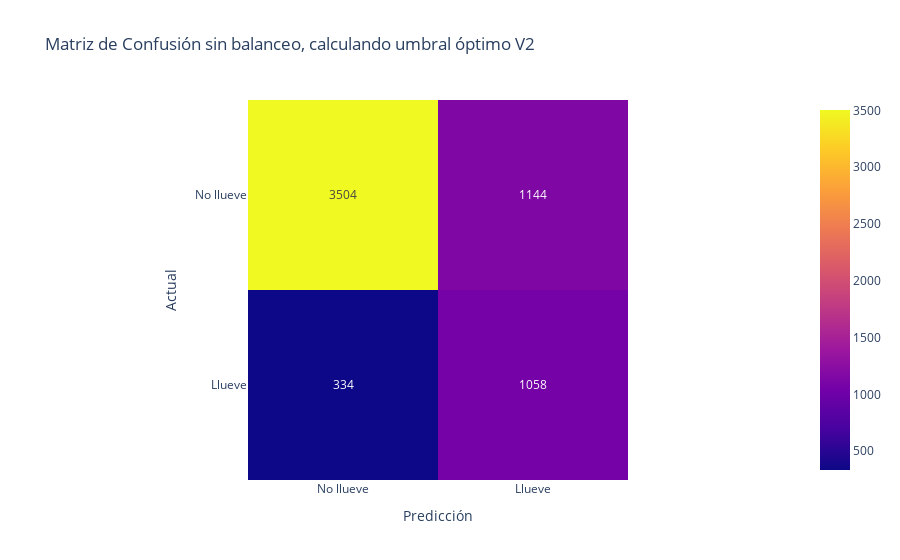

The cell this chart's notebook holds for it:
### Code cell
mostrar_resultados(y_test,y_pred_optimal, 'Matriz de Confusión sin balanceo, calculando umbral óptimo V2')

### Figure 1 — Plotly figure (JSON) as saved in the notebook; plotly's stock layout.template omitted (floating-point values rounded to 4 significant figures)
{"data": [{"coloraxis": "coloraxis", "hovertemplate": "Predicción: %{x}<br>Actual: %{y}<br>color: %{z}<extra></extra>", "name": "0", "texttemplate": "%{z}", "type": "heatmap", "x": ["No llueve", "Llueve"], "xaxis": "x", "y": ["No llueve", "Llueve"], "yaxis": "y", "z": [[3504, 1144], [334, 1058]]}], "layout": {"coloraxis": {"colorscale": [[0, "#0d0887"], [0.1111, "#46039f"], [0.2222, "#7201a8"], [0.3333, "#9c179e"], [0.4444, "#bd3786"], [0.5556, "#d8576b"], [0.6667, "#ed7953"], [0.7778, "#fb9f3a"], [0.8889, "#fdca26"], [1, "#f0f921"]]}, "title": {"text": "Matriz de Confusión sin balanceo, calculando umbral óptimo V2"}, "xaxis": {"anchor": "y", "constrain": "domain", "domain": [0, 1], "scaleanchor": "y", "title": {"text": "Predicción"}}, "yaxis": {"anchor": "x", "autorange": "reversed", "constrain": "domain", "domain": [0, 1], "title": {"text": "Actual"}}}}
